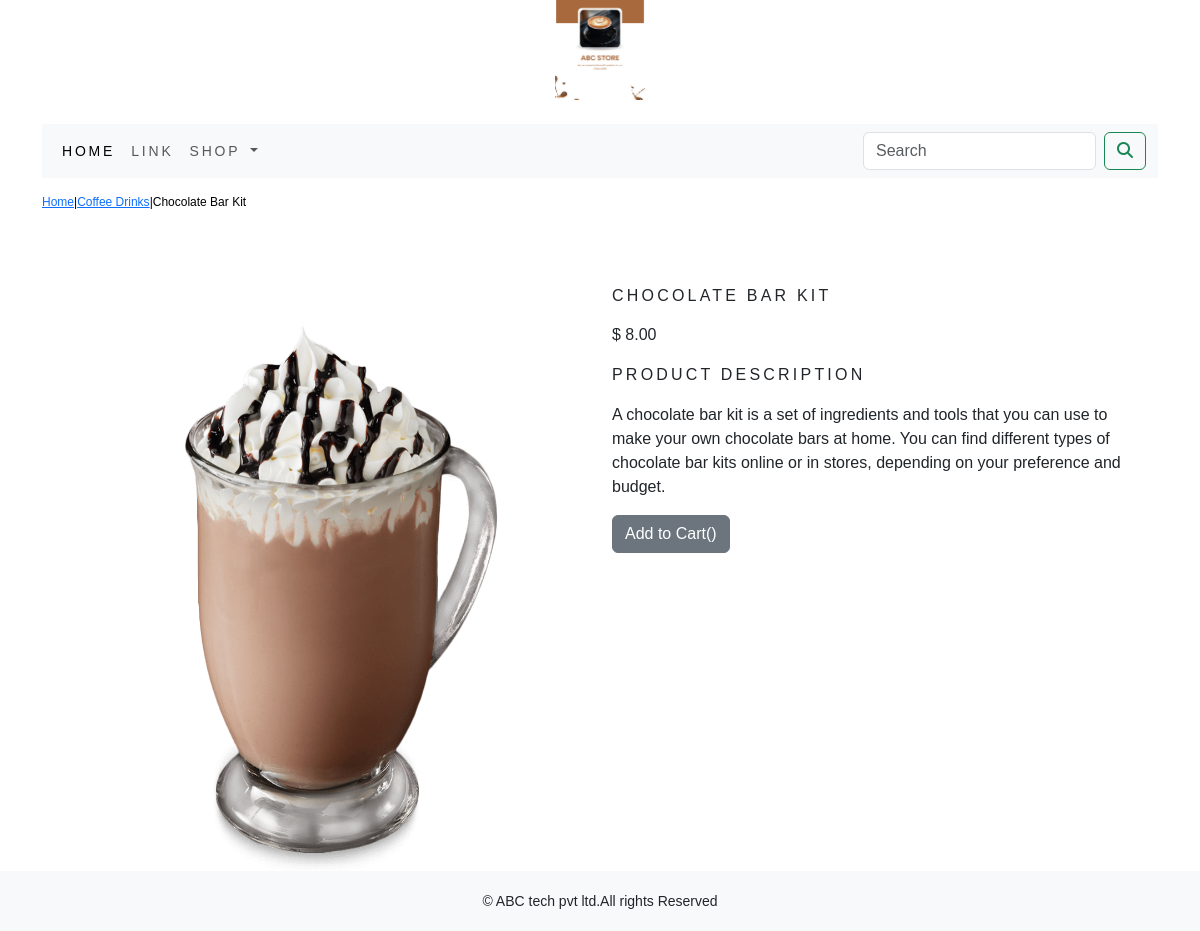
Page /shop/coffee-drinks/chocolate-bar-kit/ on the committed database.
### shop/models.py (models this page shows, shortened)
class Product(models.Model):
    name=models.CharField(max_length=250,unique=True)
    slug=models.SlugField(max_length=250,unique=True)
    description = models.TextField(blank=True)
    image = models.ImageField(upload_to='product', blank=True)
    price=models.DecimalField(max_digits=10,decimal_places=2)
    category=models.ForeignKey(Category,on_delete=models.CASCADE)
    stock=models.IntegerField()
    available=models.BooleanField(default=True)
    created=models.DateTimeField(auto_now_add=True)
    updated=models.DateTimeField(auto_now=True)
    class Meta:
        ordering = ('name',)
        verbose_name = 'product'
        verbose_name_plural = 'products'

class Category(models.Model):
    name=models.CharField(max_length=250,unique=True)
    slug=models.SlugField(max_length=250,unique=True)
    description=models.TextField(blank=True)
    image=models.ImageField(upload_to='category',blank=True)
    class Meta:
        ordering=('name',)
        verbose_name='category'
        verbose_name_plural='categories'
    def get_url(self):
        return reverse('shop:products_by_category',args=[self.slug])

### shop/views.py (the view)
# urls.py: path('<slug:c_slug>/<slug:product_slug>/',views.ProDetails,name='ProDetails'),
def ProDetails(request,c_slug,product_slug):
    try:
        product=Product.objects.get(category__slug=c_slug,slug=product_slug)
    except Exception as e:
        raise e
    return render(request,'product.html',{'product':product})

### cart/context_processors.py (called while the page is built)
def counter(request):
    item_count=0
    if 'admin' in request.path:
        return {}
    else:
        try:
            cart=Cart.objects.filter(cart_id=_cart_id(request))
            cart_items = CartItem.objects.filter(cart=cart[:1])
            for cart_item in cart_items:
                item_count += cart_item.quantity
        except Cart.DoesNotExist:
            item_count=0
    return dict(item_count=item_count)

### cart/views.py (called while the page is built)
def _cart_id(request):
    cart=request.session.session_key
    if not cart:
        cart=request.session.create()
    return cart

### shop/context_processors.py (called while the page is built)
def menu_links(request):
    links=Category.objects.all()
    return dict(links=links)

### template/product.html (shortened to what this page needs)
{% extends 'base.html' %}
    {% load static %}
        {% block content %}
            <div class="row my_prod_row_class">
                <div class="mx-auto">
                    <p><a href="{% url 'shop:AllProdCat' %}">Home</a>|<a href="{{product.category.get_url}}">{{product.category.name}}</a>|{{product.name}}</p>
                </div>
            </div>
        <div class="container">
            <br>
            <div class="row">
                <div class="col-12 col-sm-12 col-md-12 col-lg-6 text-center">
                    <div style="min-width:18rem;">
                        <img src="{{product.image.url}}" alt="{{product.name}}" width="500px" height="600px">
                    </div>
                </div>
                <div class="col-12 col-sm-12 col-md-12 col-lg-6">
                    <div>
                        <div>
                            <h1 class="my_prod_title">{{product.name}}</h1>
                            <p>$ {{product.price}}</p>
                            <p class="my_title">Product Description</p>
                            <p class="text-justify my_prod_text">{{product.description}}</p>
                            {% if product.stock <= 0 %}
                            <p class="text-justify my_prod_text"><b>Out of Stock</b></p>
                            {% else %}
                            <a class="btn btn-secondary" href="{% url 'cart:add_cart' product.id %}">Add to Cart()</a>
                            {% endif %}
                        </div>
                    </div>
                </div>
            </div>
        </div>
        {% endblock %}

### static/css/custom.css (style rules this page uses)
body { font-family: 'Roboto', sans-serif; }
.my_title { font-size:16px; text-transform:uppercase; letter-spacing: .2em; }
.my_prod_row_class { padding-top:15px; padding-bottom:20px; }
.my_prod_row_class .mx-auto { color:#000; font-size:12px; text-decoration:none; }
.my_prod_title { font-size:16px; text-transform:uppercase; letter-spacing: .2em; padding-top:15px; padding-bottom:10px; }
.my_prod_text { padding-right:20px; }

### rows in the picture
Product: category.name "Coffee Drinks", name "Chocolate Bar Kit", image (picture), name "CHOCOLATE BAR KIT", price "8.00", description "A chocolate bar kit is a set of ingredients and tools that you can use to make your own chocolate bars at home. You can find different types of chocolate bar kits online or in stores, depending on your preference and budget."
